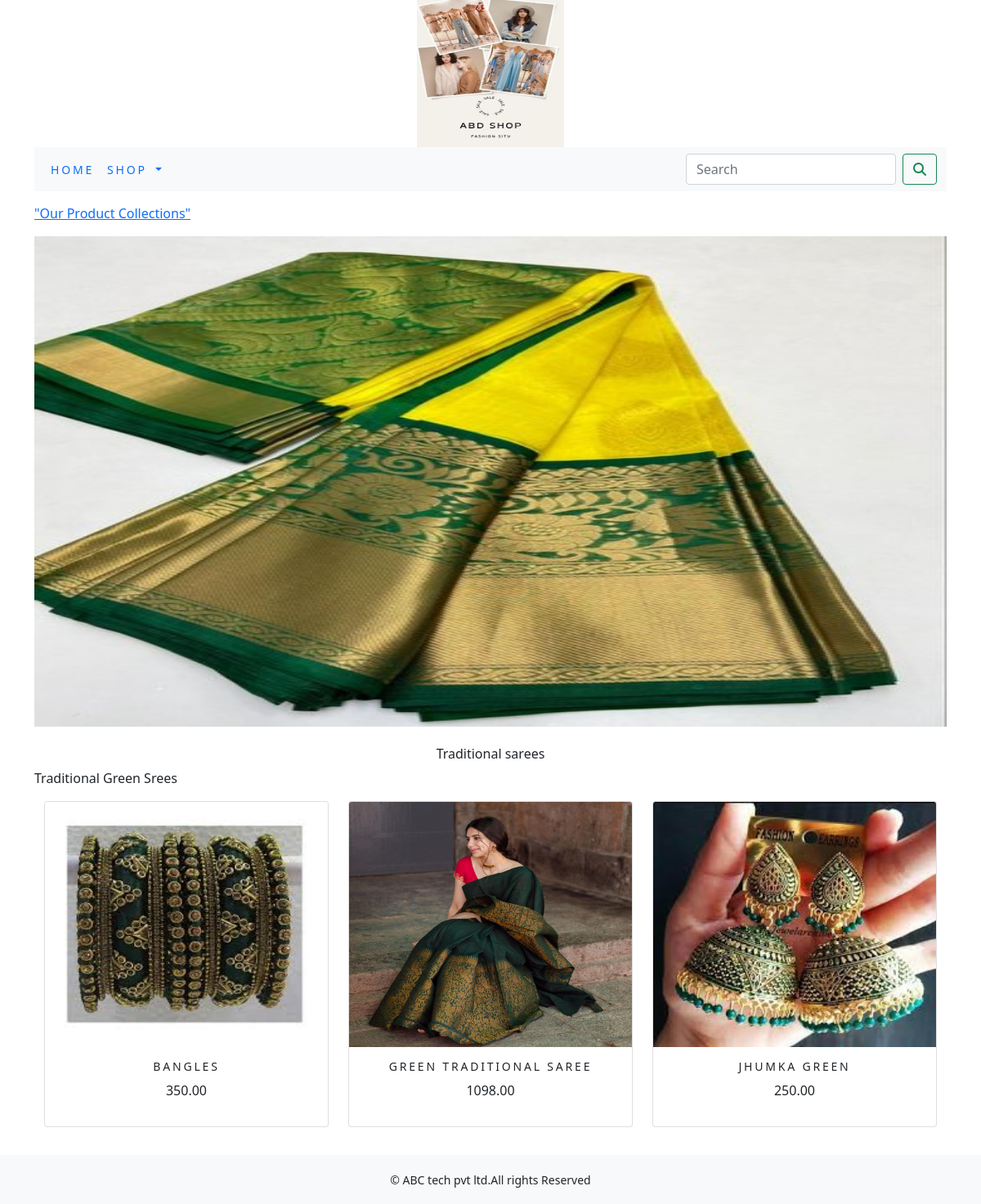
/shop/traditional-sarees/, run on the app's committed database.
### shop/models.py (models this page shows, shortened)
class Category(models.Model):
    name=models.CharField(max_length=250,unique=True)
    slug=models.SlugField(max_length=250,unique=True)
    description=models.TextField(blank=True)
    image=models.ImageField(upload_to='category',blank=True)
    class Meta:
        ordering=('name',)
        verbose_name='category'
        verbose_name_plural='categories'
    def get_url(self):
        return reverse('shop:products_by_category',args=[self.slug])

class Product(models.Model):
    name=models.CharField(max_length=250,unique=True)
    slug=models.SlugField(max_length=250,unique=True)
    description=models.TextField(blank=True)
    price=models.DecimalField(max_digits=10,decimal_places=2)
    category=models.ForeignKey(Category,on_delete=models.CASCADE)
    image=models.ImageField(upload_to='product',blank=True)
    stock=models.IntegerField()
    available=models.BooleanField(default=True)
    created=models.DateTimeField(auto_now_add=True)
    updated=models.DateTimeField(auto_now=True)
    def get_url(self):
        return reverse('shop:prodCatdetail',args=[self.category.slug,self.slug])
    class Meta:
        ordering=('name',)
        verbose_name='product'
        verbose_name_plural='products'

### shop/views.py (the view)
# urls.py: path('',views.allProdCat,name='allProdCat'),
def allProdCat(request,c_slug=None):
    c_page=None
    products_list=None
    if c_slug!=None:
       c_page=get_object_or_404(Category,slug=c_slug)
       products_list=Product.objects.all().filter(category=c_page,available=True)
    else:
        products_list=Product.objects.all().filter(available=True)
    paginator=Paginator(products_list,6)
    try:
        page=int(request.GET.get('page','1'))
    except:
       page=1
    try:
       products=paginator.page(page)
    except (EmptyPage,InvalidPage):
        products=Paginator.page(Paginator.num_Pages)
    return render(request,"category.html",{'category':c_page,'products':products})

### cart/context_processors.py (called while the page is built)
def counter(request):
    item_count=0
    if 'admin' in request.path:
        return{}
    else:
        try:
            cart=Cart.objects.filter(cart_id=_cart_id(request))
            car_items=CartItem.objects.all().filter(cart=cart[:1])
            for cart_item in car_items:
                item_count += cart_item.quantity
        except Cart.DoesNotExist:
            item_count =0
    return dict(item_count=item_count)

### cart/views.py (called while the page is built)
def _cart_id(request):
    cart=request.session.session_key
    if not cart:
        cart=request.session.create()
    return cart

### shop/context_processors.py (called while the page is built)
def menu_links(request):
    links=Category.objects.all()
    return dict(links=links)

### template/category.html (shortened to what this page needs)
{% extends 'base.html' %}
{% load static %}
{% block content %}
{% if category %}
<div>
 <div>
<div class="row my_row_class">
              <div class="mx-auto">
              <P><a href="{% url 'shop:allProdCat' %}">"Our Product Collections"</a></P>
          </div>
              </div>
      </div>
    </div>
        {% endif %}
<div class="mx_auto">
    {% if category %}
      <img class="my_image" src="{{category.image.url}}" alt="{{category.name}}" style="width:100%; height:600px;">
</div>
     <br>
<div>
       <h1 class="text-center my_title">{{category.name}}</h1>
       <p class="text-justify">{{category.description}}</p>
</div>
    {% endif %}
<div class="container">
    <div class="row mx_auto">
        {% for product in products.object_list %}
    <div class="my_bottom_margin col_9 col-sm-12 col-md-4  xol-lg-4">
         <div class="card text-center" style="min-width:18rem;">
             <a href="{{product.get_url}}"><img class="card-img-top my_image" src="{{product.image.url}}" alt="{{product.name}}" style="width:100%; height:300px;"></a>
         <div class="card-body">
             <h4>{{product.name}}</h4>
             <p>{{product.price}}<p>
         </div>
         </div>
      </div>
      {% endfor %}
</div>
    </div>
    <br>
</div>
{% endblock %}

### static/css/custom.css (style rules this page uses)
body { font-family: 'Roboto', sans-serif; }
.my_row_class { padding-top :15px; }
.my_image { width:100%; height:auto; }
.my_title { font-size:16px; text_transform:uppercase; }
.my_bottom_margin { margin-bottom:10px; }
.card-body h4 { font-size:14px; text-transform:uppercase; letter-spacing:.2em }

### data on the page
Category: image (picture), name "Traditional sarees", description "Traditional Green Srees"
Product: image (picture), name "BANGLES", price "350.00"
Product: image (picture), name "GREEN TRADITIONAL SAREE", price "1098.00"
Product: image (picture), name "JHUMKA GREEN", price "250.00"
